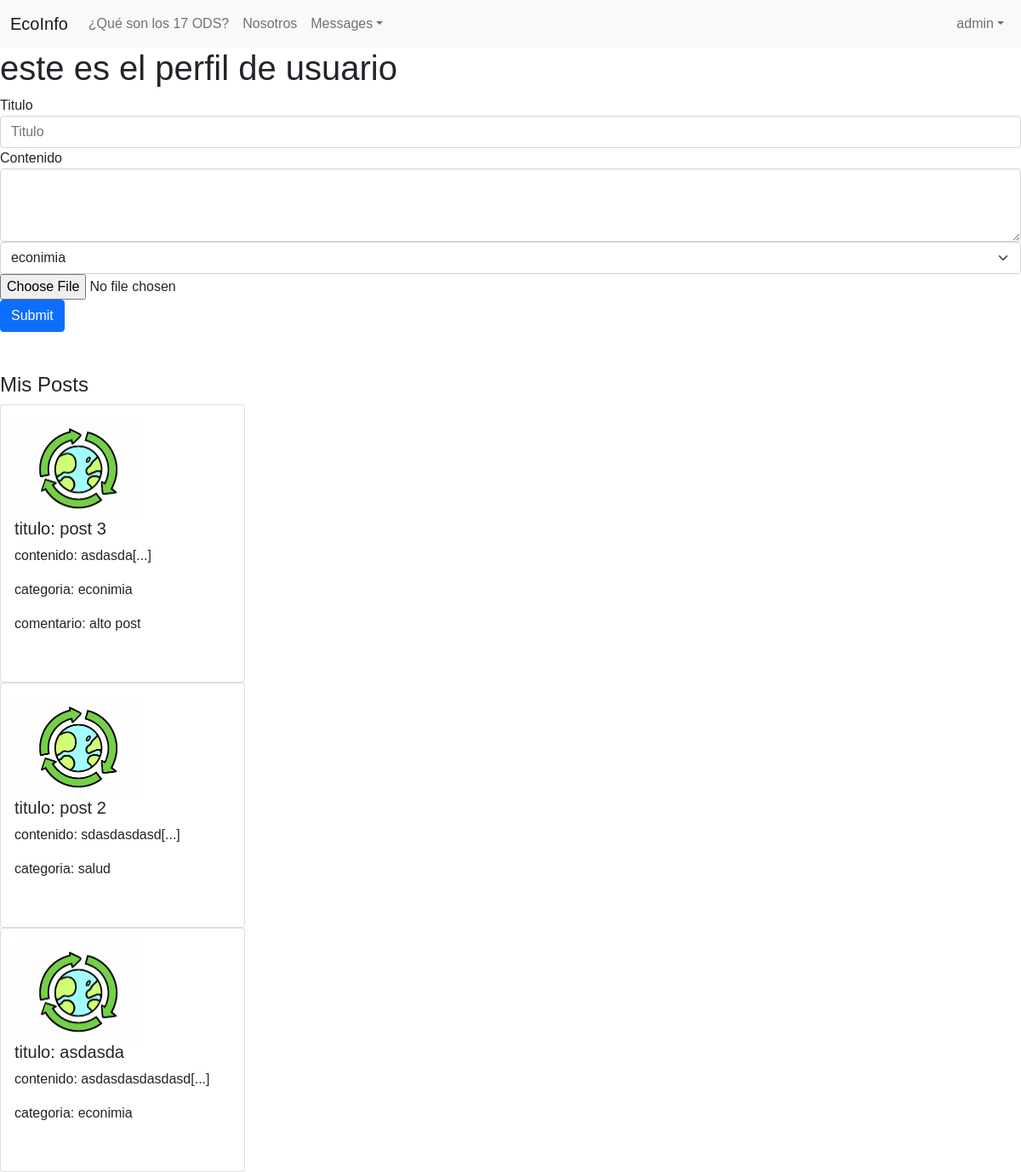
Before: /perfil_usuario/ (signed in) with the older database file.
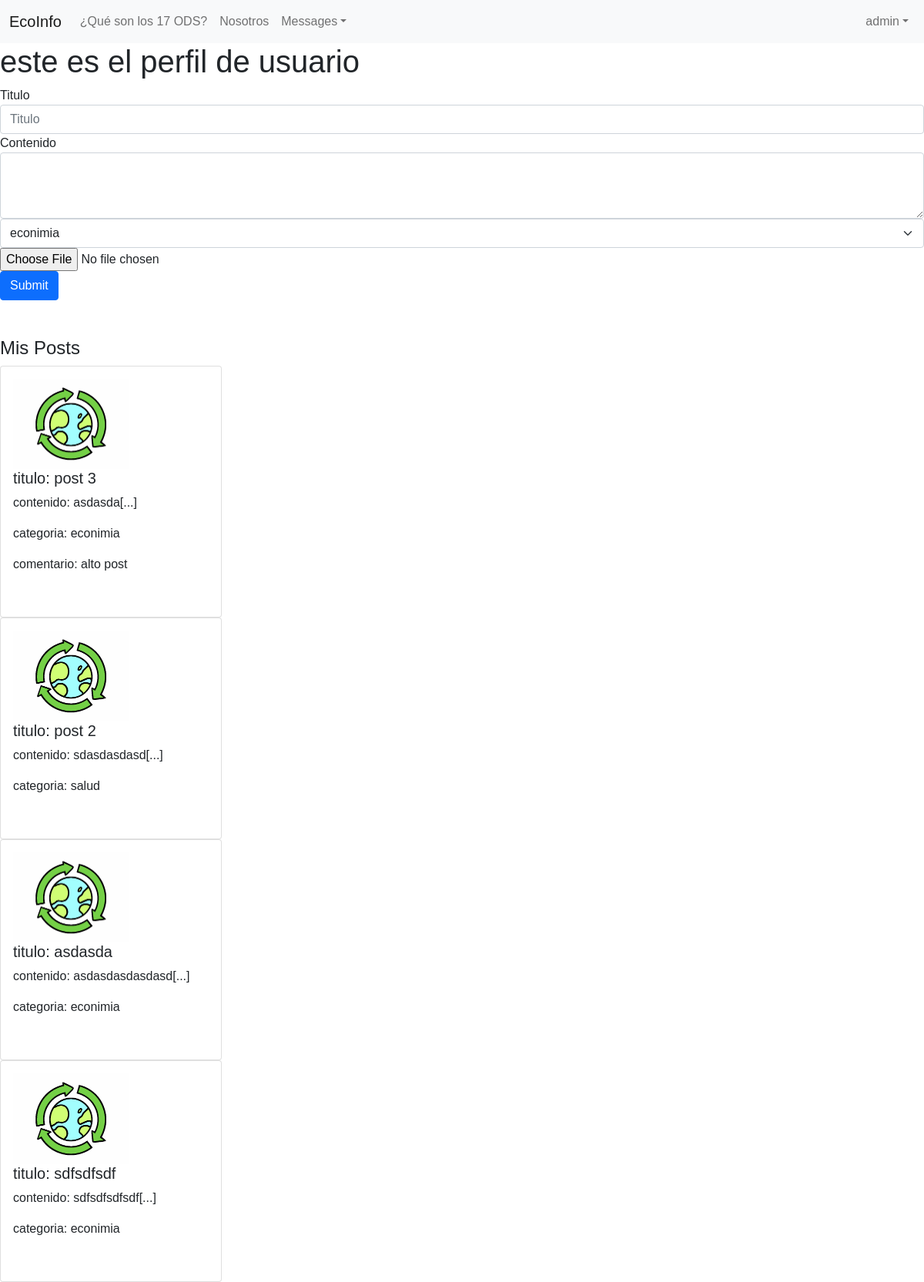
After: the same page with the newer database file.
### feed/models.py (models this page shows, shortened)
class post(models.Model):
    posteador = models.ForeignKey(User, on_delete=models.CASCADE, null=True)
    titulo = models.CharField(max_length=100)
    contenido = models.TextField()
    pre_contenido = models.TextField()
    categoria = models.ForeignKey(categoria, on_delete=models.CASCADE,  default=1, null=False)
    creado_en = models.DateTimeField(auto_now_add=True)
    actualizado_en = models.DateTimeField(auto_now=True)
    me_gusta = models.IntegerField(default=0)
    no_megusta = models.IntegerField(default=0)
    imagen = models.FileField(upload_to='imagenes_posts', default='post_default.jpg')
    visitas = models.IntegerField(default=0)

class categoria(models.Model):
    name = models.CharField(max_length=50)
    imagen = models.ImageField(upload_to='categoria',default='categoria_default.png')
    def __str__(self):
        return self.name

class comentario(models.Model):
    post = models.ForeignKey(post, on_delete=models.CASCADE)
    comentador = models.ForeignKey(User, on_delete=models.CASCADE, null=True)
    contenido = models.TextField()
    creado_en = models.DateTimeField(auto_now_add=True)
    actualizado_en = models.DateTimeField(auto_now=True)

### feed/views.py (the view)
# urls.py: path('perfil_usuario/',views.perfil_usuario, name='perfil_usuario'),
@login_required
def perfil_usuario(request):
    posteos = post.objects.filter(posteador_id=request.user.id)
    comentarios = comentario.objects.filter(comentador_id=request.user.id)
    categorias = categoria.objects.all()
    return render(request,"perfil_usuario.html",{'posteos':posteos, 'comentarios':comentarios, 'categorias':categorias})

### feed/templates/perfil_usuario.html (shortened to what this page needs)
{% extends "base.html" %}
{% block content %}
    <h1>este es el perfil de usuario</h1>
    <form action="{% url 'agregar_post' %} " method="POST"  enctype="multipart/form-data"> {% csrf_token %}
        <div class="form-group">
            <label for="titulo">Titulo</label>
            <input type="text" class="form-control" id="txttitulo" name="txttitulo" placeholder="Titulo">
        </div>
        <div class="form-group">
            <label for="contenido">Contenido</label>
            <textarea class="form-control" id="txtcontenido" name="txtcontenido" rows="3"></textarea>
        </div>
        <div class="form-group">
            <select class="form-gourp form-select" name="txtcategoria" id="txtcategoria" required>
                {% for categoria in categorias %}
                    <option value="{{categoria.id}}" >{{categoria.name}}</option>
                {% endfor %}
              </select>
        </div>
        <div >
            <input type="file" id="txtimagen"  name="txtimagen">
        </div>
        <button type="submit" class="btn btn-primary">Submit</button>
    </form>
     <br>
     <br>
     <h4>Mis Posts</h4>
     {% for post in posteos %}
     <div class="card" style="width: 18rem;">
         <div class="card-body">
            <img src="{{post.imagen.url}}" alt="{{post.tipo_17_ODS}}" style="width:150px;">
             <h5 class="card-title">titulo: {{ post.titulo }}</h5>
             <p class="card-text">contenido: {{ post.pre_contenido }}</p>
             <p class="card-text">  categoria: {{post.categoria}} </p>
             {% for comentario in comentarios %}
             {% if comentario.post_id == post.id %}
                 <p class="card-text">comentario: {{ comentario.contenido }}</p>
             {% endif %}
             {% endfor %}
             <br>
         </div>
     </div>
 {% endfor %}
{% endblock %}

### feed/templates/base.html (shortened to what this page needs)
{% load static %}
<!DOCTYPE html>
<html lang="en">
  <head>
    <link href="https://cdn.jsdelivr.net/npm/bootstrap@5.1.3/dist/css/bootstrap.min.css" rel="stylesheet">
    <link rel="stylesheet" type="text/css" href="{% static 'css/estilos.css' %}">
</head>
<body>
      <nav class="navbar navbar-expand-sm navbar-light bg-light">
        <div class="container-fluid">
            <a href="{% url 'feed'%}" class="navbar-brand">EcoInfo</a>
            <div id="navbarCollapse" class="collapse navbar-collapse">
                <ul class="nav navbar-nav">
                    <li class="nav-item">
                        <a href="#" class="nav-link">¿Qué son los 17 ODS?</a>
                    </li>
                    <li class="nav-item">
                        <a href="#" class="nav-link">Nosotros</a>
                    </li>
                    <li class="nav-item dropdown">
                        <a href="#" class="nav-link dropdown-toggle" data-bs-toggle="dropdown">Messages</a>
                    </li>
                </ul>
                {% if user.is_authenticated %}
                <ul class="nav navbar-nav ms-auto">
                    <li class="nav-item dropdown">
                        <a href="#" class="nav-link dropdown-toggle" data-bs-toggle="dropdown">{{user.username}}</a>
                    </li>
                    {% else %}
                    <form class="d-flex ms-auto">
                      <a href="{% url 'registrarse' %}" class="btn btn-light me-2" style="border-color:grey ;">Registrarse</a>
                      <a href="{% url 'acceder' %}" class="btn btn-light me-2" style="border-color: grey;">Acceder</a>
                    </form>
                    {% endif %}
                </ul>
            </div>
        </div>
    </nav>
    {% block content %}{% endblock %}
</body>
</html>

### feed/static/css/estilos.css (style rules this page uses)
html, body { height: 100%; margin: 0; font-family: Helvetica; width: 100%; }

Changed rows visible on the page:
added post: imagen (placeholder picture), titulo "sdfsdfsdf", pre_contenido "sdfsdfsdfsdf[...]", categoria "econimia"
